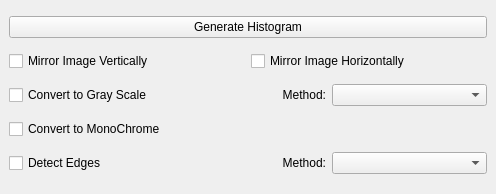
<?xml version="1.0" encoding="UTF-8"?>
<ui version="4.0">
 <class>CImageProcessingToolsView</class>
 <widget class="QDockWidget" name="CImageProcessingToolsView">
  <property name="geometry">
   <rect>
    <x>0</x>
    <y>0</y>
    <width>496</width>
    <height>194</height>
   </rect>
  </property>
  <property name="windowTitle">
   <string>Image Processing Tools</string>
  </property>
  <widget class="QWidget" name="dockWidgetContents">
   <layout class="QGridLayout" name="gridLayout">
    <item row="3" column="0">
     <layout class="QHBoxLayout" name="horizontalLayout">
      <item>
       <widget class="QCheckBox" name="m_convertToGrayScale_chkBx">
        <property name="text">
         <string>Convert to Gray Scale</string>
        </property>
       </widget>
      </item>
      <item>
       <widget class="QLabel" name="label">
        <property name="text">
         <string>Method:</string>
        </property>
        <property name="alignment">
         <set>Qt::AlignRight|Qt::AlignTrailing|Qt::AlignVCenter</set>
        </property>
       </widget>
      </item>
      <item>
       <widget class="QComboBox" name="m_grayScaleMethod_comBx"/>
      </item>
     </layout>
    </item>
    <item row="4" column="0">
     <widget class="QCheckBox" name="m_convertToMono_chkBx">
      <property name="text">
       <string>Convert to MonoChrome</string>
      </property>
     </widget>
    </item>
    <item row="5" column="0">
     <layout class="QHBoxLayout" name="horizontalLayout_2">
      <item>
       <widget class="QCheckBox" name="m_detectEdges_chkBx">
        <property name="text">
         <string>Detect Edges</string>
        </property>
       </widget>
      </item>
      <item>
       <widget class="QLabel" name="label_2">
        <property name="layoutDirection">
         <enum>Qt::LeftToRight</enum>
        </property>
        <property name="text">
         <string>Method:</string>
        </property>
        <property name="alignment">
         <set>Qt::AlignRight|Qt::AlignTrailing|Qt::AlignVCenter</set>
        </property>
       </widget>
      </item>
      <item>
       <widget class="QComboBox" name="m_detectEdges_comBx"/>
      </item>
     </layout>
    </item>
    <item row="0" column="0">
     <widget class="QPushButton" name="m_genHistogram_btn">
      <property name="text">
       <string>Generate Histogram</string>
      </property>
     </widget>
    </item>
    <item row="1" column="0">
     <layout class="QHBoxLayout" name="horizontalLayout_3">
      <item>
       <widget class="QCheckBox" name="m_reverseImageVer_chkBx">
        <property name="text">
         <string>Mirror Image Vertically</string>
        </property>
       </widget>
      </item>
      <item>
       <widget class="QCheckBox" name="m_reverseImageHor_chkBx">
        <property name="text">
         <string>Mirror Image Horizontally</string>
        </property>
       </widget>
      </item>
     </layout>
    </item>
   </layout>
  </widget>
 </widget>
 <resources/>
 <connections/>
</ui>
